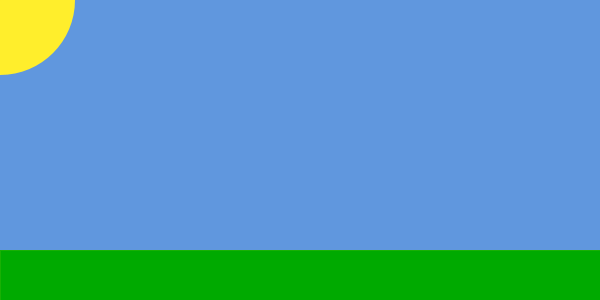
Frame 1 (no input)
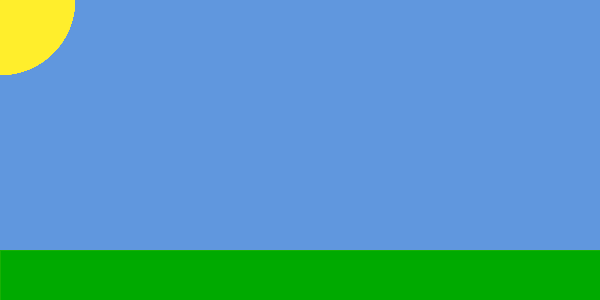
Frame 60 (the mouse pressed at the canvas centre just before this capture)
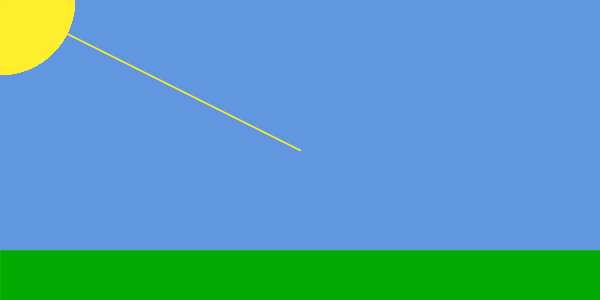
Frame 120 (the mouse held since frame 60 and released just before this capture)

The Processing sketch that drew these frames (run headless with seeded random() and noise(); from frame 60 on, the mouse is pressed at the canvas centre):

// Processing sketch: processing_124215
// ── processing_124215.pde


void setup()
{

  size(600, 300);
  background(96, 151, 222);
}

void draw()
{
  noStroke();
  fill(255, 238, 44);
  ellipse(0, 0, 150, 150);
  
  stroke(255, 238, 44, 25);
  line(0, 0, mouseX, mouseY); 
  
  fill(0,170,0);
  rect(0,250,width,50);
}
